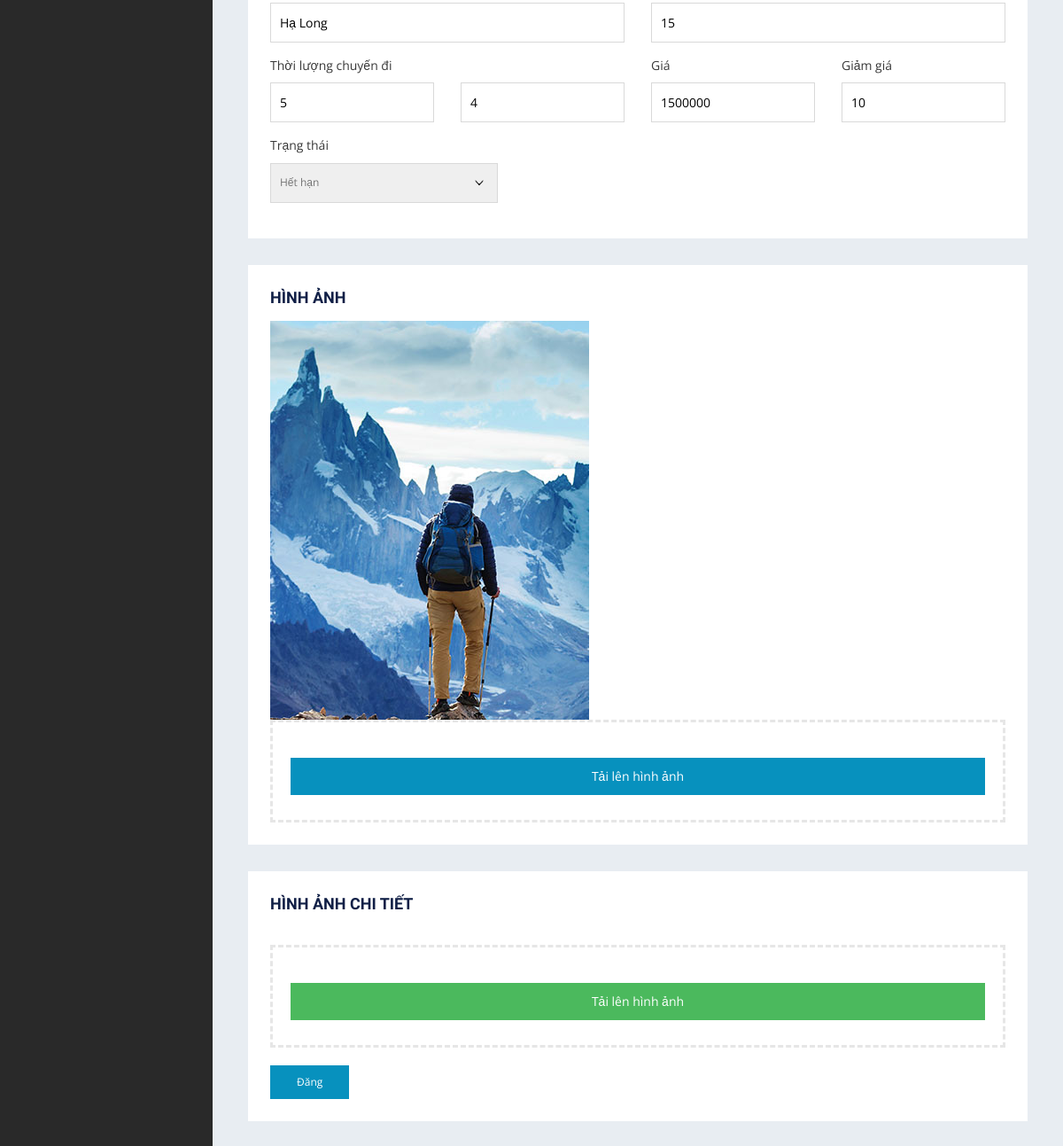
Page /cp-admin/tour-edit&&id=7 (lower part) on the earlier database version.
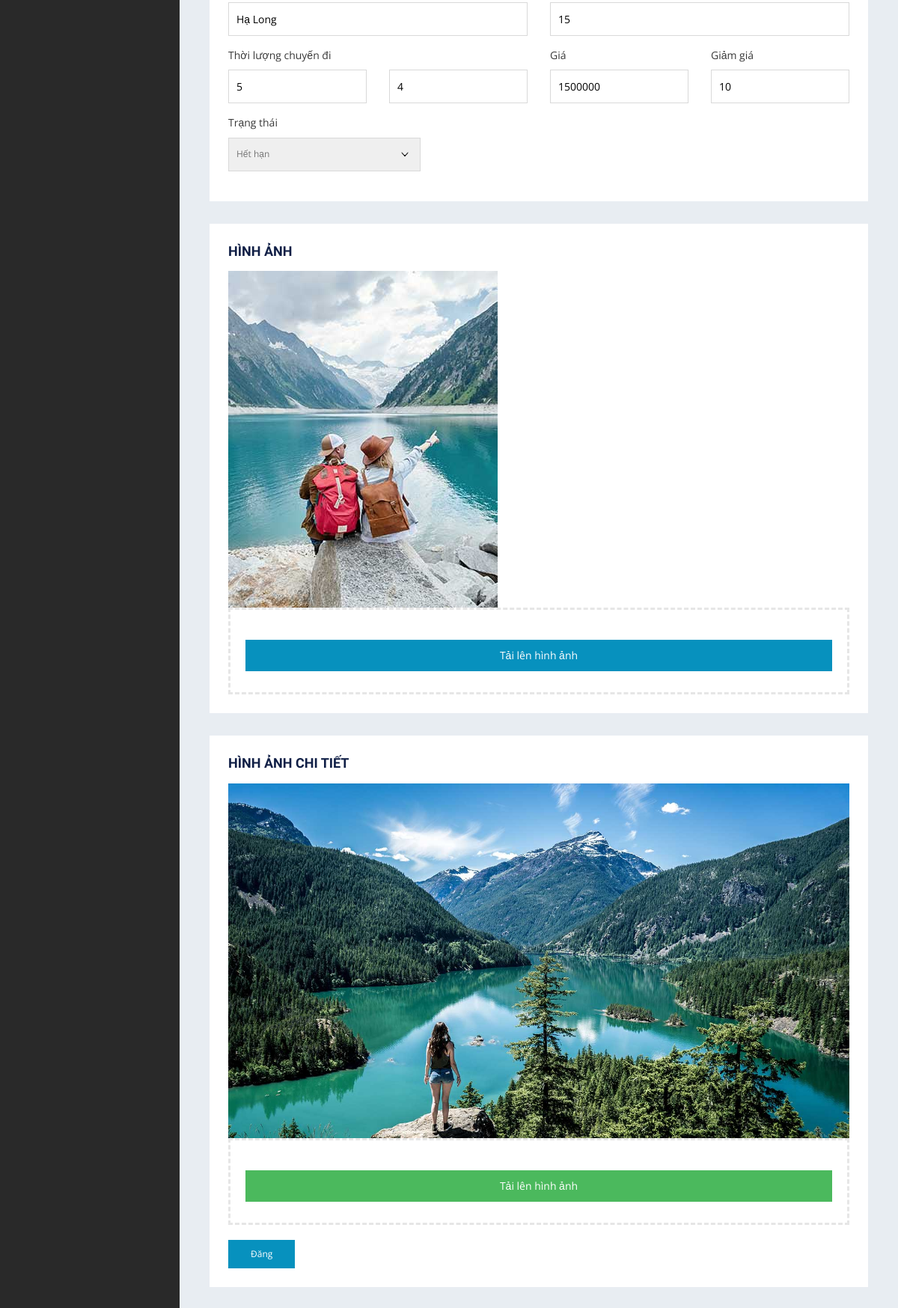
Same page on the later database version.
### tables this page shows
CREATE TABLE `tours` (
  `id` int(11) NOT NULL,
  `id_category` int(11) NOT NULL,
  `destination` varchar(225) NOT NULL,
  `people` int(11) NOT NULL,
  `days` int(11) NOT NULL,
  `nights` int(11) NOT NULL,
  `price` decimal(11,0) NOT NULL,
  `discount` int(11) NOT NULL,
  `image` varchar(225) NOT NULL,
  `status` int(11) NOT NULL DEFAULT 0,
  `title` varchar(225) NOT NULL,
  `description` text DEFAULT NULL,
  `detail_photo` varchar(225) NOT NULL,
  `start_day` date DEFAULT NULL,
  `end_day` date DEFAULT NULL
);

### business/admin/tour.php (called while the page is built, shortened)
<?php
    function edit_tour(){
        if(isset($_GET['id'])){
            $id = $_GET['id'];
            $sql = "SELECT * FROM tours WHERE id=$id";
            $oldData = executeQuery($sql,false);
        }
        include_once "./views/admin/layouts/tour/edit-tour.php";
    }
?>

### dao/system_dao.php (called while the page is built, shortened)
<?php
    function get_connect(){
        $connect = new PDO("mysql:host=127.0.0.1;dbname=duan1;charset=utf8","root","");
        return $connect;
    }
    function executeQuery($sql, $getAll = true){
        $connect = get_connect();
        $stmt = $connect->prepare($sql);
        $stmt->execute();
        $data = $stmt->fetchAll();
        if($getAll){
            return $data;
        }else{
            if(count($data) > 0){
                return $data[0];
            }
        }
    }
?>

### views/admin/layouts/tour/edit-tour.php (the view, shortened to what the changed rows need)
<!doctype html>
<html lang="en">
<head>
      <?php include_once "./views/admin/layouts/style.php" ?>
</head>
<body>
    <div id="container-wrapper">
        <div id="dashboard" class="dashboard-container">
            <?php
                include_once "./views/admin/layouts/navbar.php"
            ?>
            <div class="db-info-wrap db-add-tour-wrap">
                <div class="row">
                    <form action="" method="post" enctype="multipart/form-data">
                    <div class="col-lg-8 col-xl-12">
                        <div class="dashboard-box">
                            <div class="custom-field-wrap">
                                <div class="row">
                                    <div class="col-sm-6">
                                        <div class="form-group">
                                            <input type="text" name="destination" value="<?=$oldData['destination']?>">
                                        </div>
                                    </div>
                                    <div class="col-sm-6">
                                        <div class="form-group">
                                            <input type="number" name="size" placeholder="Số lượng người" value="<?=$oldData['people']?>">
                                        </div>
                                    </div>
                                    <div class="col-sm-6">
                                        <label style="font-size: 14px;">Thời lượng chuyến đi</label>
                                        <div class="row">
                                            <div class="col-6">
                                                <div class="form-group">
                                                    <input type="number" name="days" placeholder="Ngày" value="<?=$oldData['days']?>">
                                                </div>
                                            </div>
                                            <div class="col-6">
                                                <div class="form-group">
                                                    <input type="number" name="nights" placeholder="Đêm" value="<?=$oldData['nights']?>">
                                                </div>
                                            </div>
                                        </div>
                                    </div>
                                    <div class="col-sm-3">
                                        <div class="form-group">
                                            <label>Giá</label>
                                            <input type="text" name="price" value="<?=$oldData['price']?>">
                                        </div>
                                    </div>
                                    <div class="col-sm-3">
                                        <div class="form-group">
                                            <label>Giảm giá</label>
                                            <input type="text" name="discount" value="<?=$oldData['discount']?>">
                                        </div>
                                    </div>
                                    <div class="col-sm-4">
                                        <div class="form-group">
                                            <label>Trạng thái</label>
                                            <select name="status">
                                                <option selected value="<?=$oldData['status']?>"><?php echo $oldData['status']==0?"Hoạt động":"Hết hạn"; ?></option>
                                            </select>
                                        </div>
                                    </div>
                                </div>
                            </div>
                        </div>
                        <div class="dashboard-box">
                            <h4>Hình ảnh</h4>
                            <img src="<?=PUBLIC_HOME_ASSETS?><?=$oldData['image']?>" alt="">
                            <div class="custom-field-wrap">
                                <div class="dragable-field">
                                    <div class="dragable-field-inner">
                                        <div class="upload-input">
                                            <div class="form-group">
                                              <label for="file" class="upload-btn" style="background-color: #0791BE;color:#ffffff;padding:10px;cursor:pointer">Tải lên hình ảnh</label>
                                            </div>
                                        </div>
                                    </div>
                                </div>
                            </div>
                        </div>
                        <div class="dashboard-box">
                            <h4>Hình ảnh chi tiết</h4>
                            <img src="<?=PUBLIC_HOME_ASSETS?><?=$oldData['detail_photo']?>" alt="">
                                <div class="custom-field-wrap">
                                    <div class="dragable-field">
                                        <div class="dragable-field-inner">
                                            <div class="upload-input">
                                                <div class="form-group">
                                                <label for="file-detail" class="upload-btn" style="background-color: #4BB95D;color:#ffffff;padding:10px;cursor:pointer">Tải lên hình ảnh</label>
                                                </div>
                                            </div>
                                        </div>
                                    </div>
                                </div>
                                <div class="publish-action">
                                    <input type="submit" name="publish" value="Đăng">
                                </div>
                        </div>
                    </div>
                    </form>
                </div>
            </div>
        </div>
    </div>
</body>
</html>

Differences in the rows shown:
changed tours "Hạ Long": image: a different picture; detail_photo: picture added
